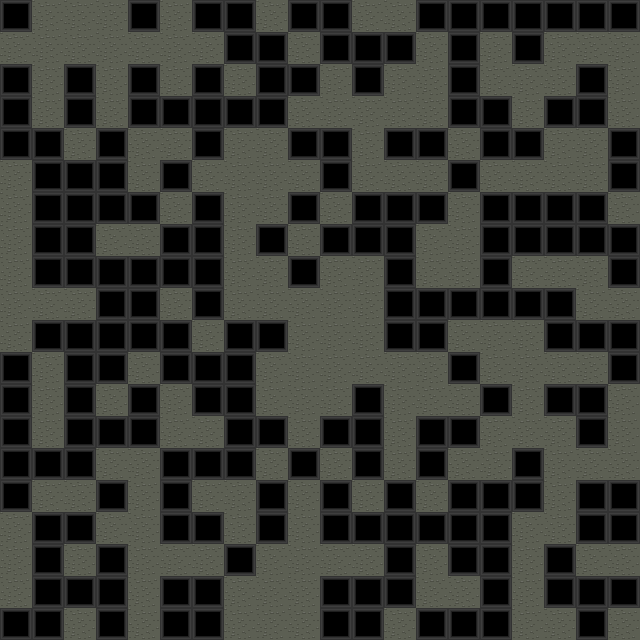

Tiled map render using the project's own tile images. Description and the whole map definition, tile-layer contents included, below:
An orthogonal 20x20 tile map with 32x32 px tiles, 1 tile layer (Camada de Tiles 1).

<map version="1.2" tiledversion="1.3.2" orientation="orthogonal" renderorder="right-down" compressionlevel="0" width="20" height="20" tilewidth="32" tileheight="32" infinite="0" nextlayerid="2" nextobjectid="1">
 <tileset firstgid="1" source="../tiles/tiles.tsx" />
 <layer id="1" name="Camada de Tiles 1" width="20" height="20">
  <data encoding="csv">
1,2,2,2,1,2,1,1,2,1,1,2,2,1,1,1,1,1,1,1,
2,2,2,2,2,2,2,1,1,2,1,1,1,2,1,2,1,2,2,2,
1,2,1,2,1,2,1,2,1,1,2,1,2,2,1,2,2,2,1,2,
1,2,1,2,1,1,1,1,1,2,2,2,2,2,1,1,2,1,1,2,
1,1,2,1,2,2,1,2,2,1,1,2,1,1,2,1,1,2,2,1,
2,1,1,1,2,1,2,2,2,2,1,2,2,2,1,2,2,2,2,1,
2,1,1,1,1,2,1,2,2,1,2,1,1,1,2,1,1,1,1,2,
2,1,1,2,2,1,1,2,1,2,1,1,1,2,2,1,1,1,1,1,
2,1,1,1,1,1,1,2,2,1,2,2,1,2,2,1,2,2,2,1,
2,2,2,1,1,2,1,2,2,2,2,2,1,1,1,1,1,1,2,2,
2,1,1,1,1,1,2,1,1,2,2,2,1,1,2,2,2,1,1,1,
1,2,1,1,2,1,1,1,2,2,2,2,2,2,1,2,2,2,2,1,
1,2,1,2,1,2,1,1,2,2,2,1,2,2,2,1,2,1,1,2,
1,2,1,1,1,2,2,1,1,2,1,1,2,1,1,2,2,2,1,2,
1,1,1,2,2,1,1,1,2,1,2,1,2,1,2,2,1,2,2,2,
1,2,2,1,2,1,2,2,1,2,1,2,1,2,1,1,1,2,1,1,
2,1,1,2,2,1,1,2,1,2,1,1,1,1,1,1,2,2,1,1,
2,1,2,1,2,2,2,1,2,2,2,2,1,2,1,1,2,1,2,2,
2,1,1,1,2,1,1,2,2,2,1,1,1,2,2,1,2,1,1,1,
1,1,2,1,2,1,1,2,2,2,1,1,2,1,1,1,2,2,1,2
</data>
 </layer>
</map>